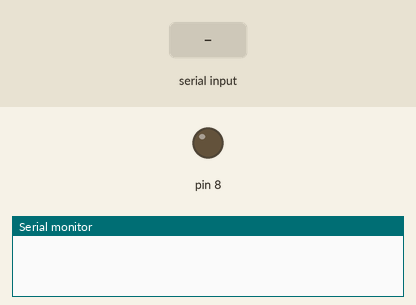
Recording of a sketch running on a simulated Arduino Uno, built with avr-gcc and run on an emulated ATmega328P. Parts: output pins drawn as LEDs (lit = HIGH), the last lines printed to the serial monitor. Inputs (shaded band) come from the test bench.

Above: at 1.2 s.
1.3 s: "1" received over Serial
At 2.1 s:
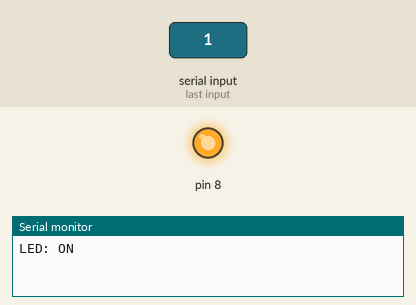
2.8 s: "0" received over Serial
At 3.2 s:
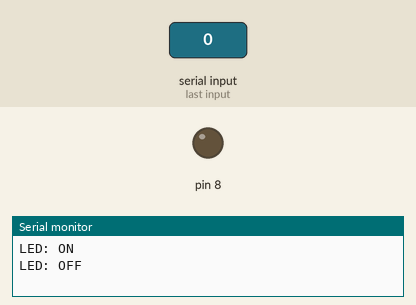
Timing chart, 0 to 5.8 s (numbered marks = the images above; inputs shaded):
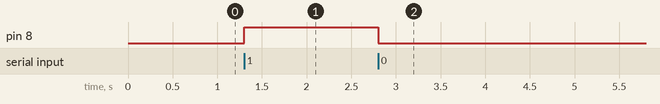

Measured:
- after the input at 1.3 s, pin 8: LOW → HIGH at once
- after the input at 2.8 s, pin 8: HIGH → LOW at once

The sketch:

Code_File.ino
```cpp
int state = 0;
void setup() {
  Serial.begin(9600);
  pinMode(8,OUTPUT);
  // put your setup code here, to run once:

}

void loop() {
  if(Serial.available () > 0)
  {
    state = Serial.read();
    }
    if (state ==  '0'){
      digitalWrite(8,LOW);
      Serial.println("LED: OFF");
      state = 0;
    }
else if (state == '1')
{
  digitalWrite (8,HIGH);
  Serial.println("LED: ON");
  state=0;
}
}
```
